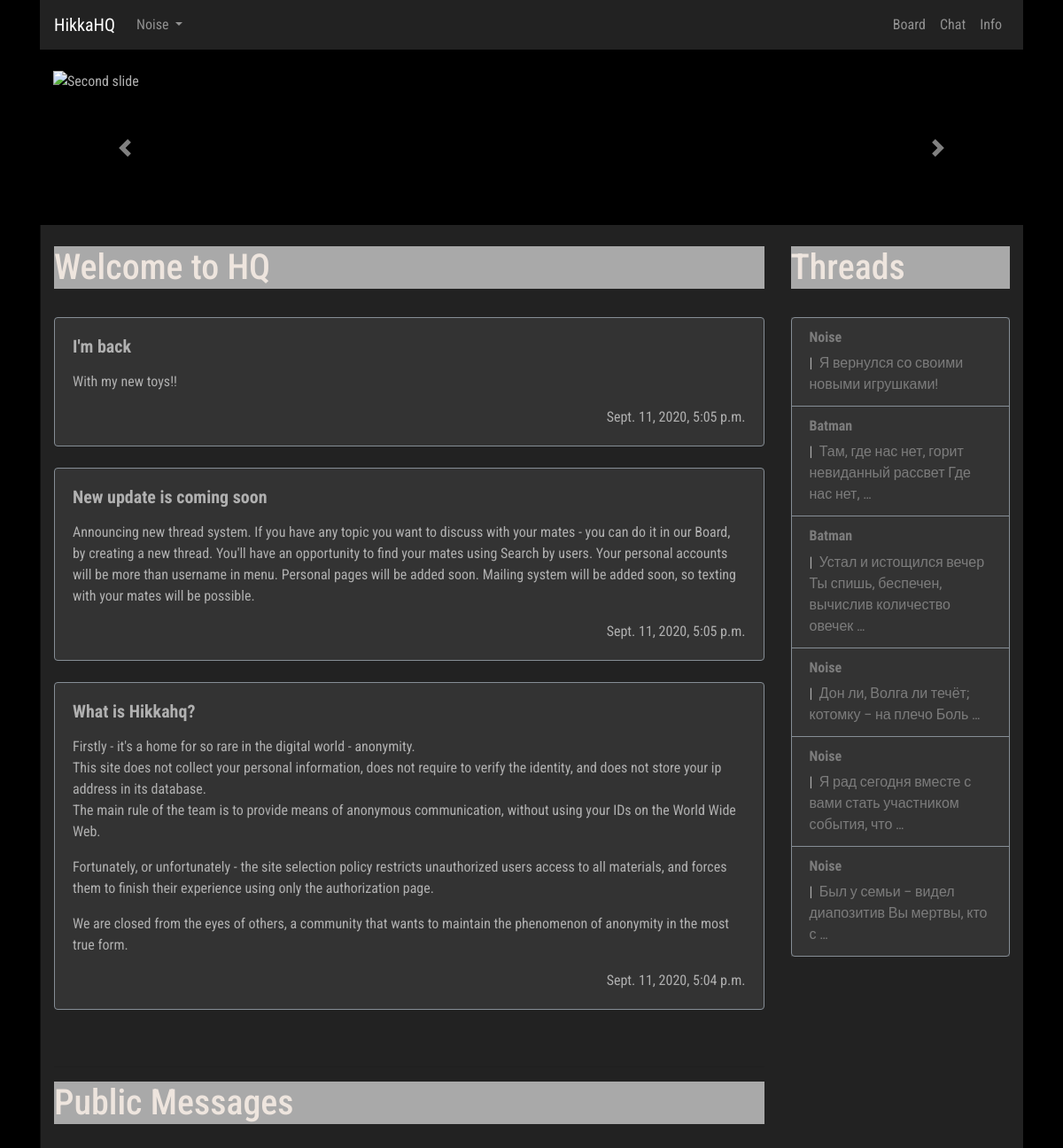
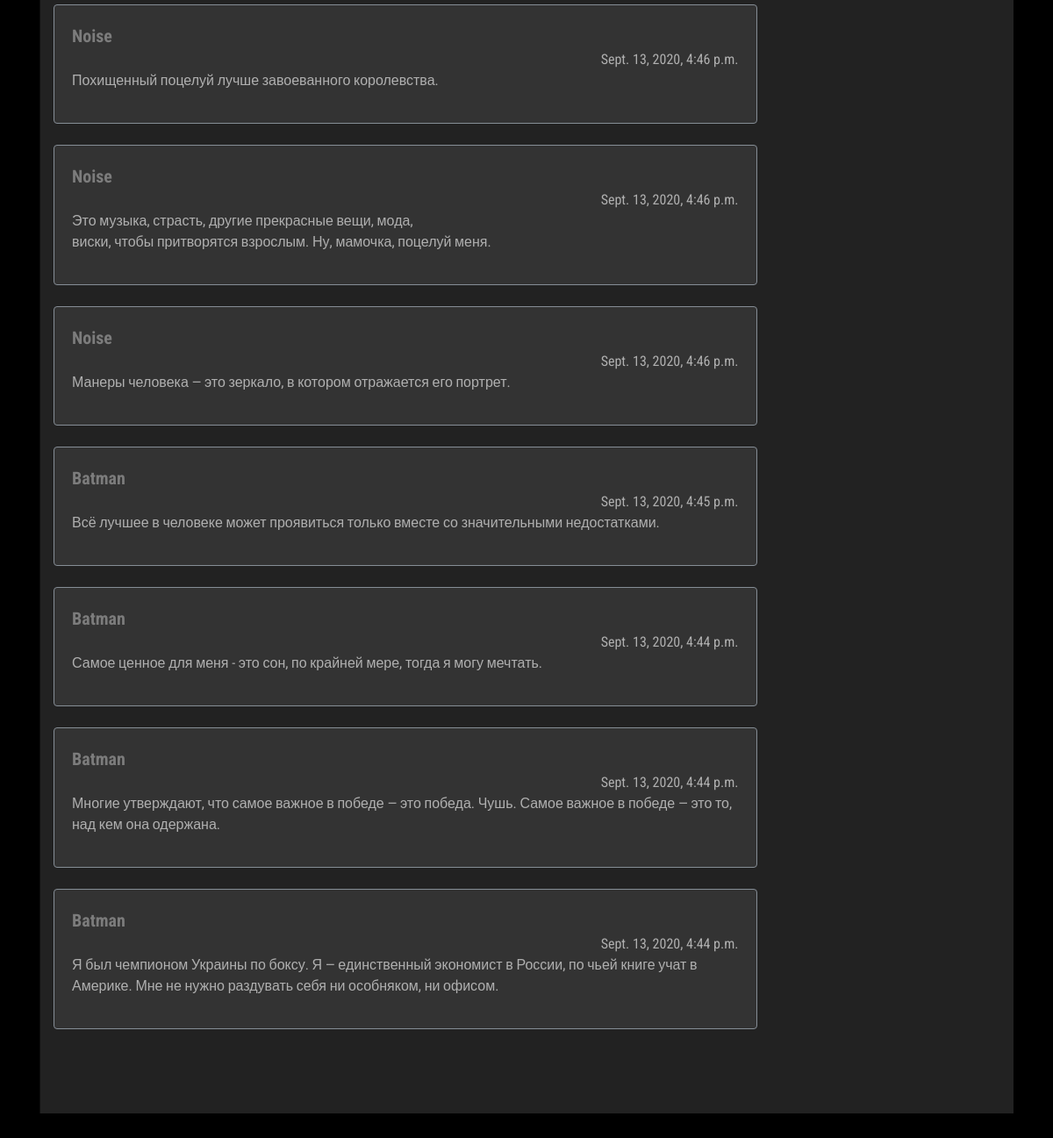
/manager/me/ (signed in), run on the app's committed database (2 pictures, top to bottom).
### manager/models.py (models this page shows, shortened)
class AdminPublicPost(models.Model):
    post_author = models.ForeignKey(User, on_delete=models.CASCADE)
    post_title = models.CharField('Post title', max_length=100)
    post_text = models.CharField('Post text', max_length=10000)
    post_date = models.DateTimeField('Post date', auto_now=True)

class UserPublicPost(models.Model):
    post_author = models.ForeignKey(User, on_delete=models.CASCADE)
    post_text = models.CharField('Post text', max_length=250)
    post_date = models.DateTimeField('Post date', auto_now=True)

### board/models.py (models this page shows, shortened)
class Thread(models.Model):
    def was_published_recently(self):
        now = timezone.now()
        return now - datetime.timedelta(days=1) <= self.pub_date <= now
    thread_title = models.CharField('Thread title', max_length=100)
    thread_text = models.TextField('Thread text', max_length=10000)
    pub_date = models.DateTimeField('Date published', auto_now=True)
    CATEGORY_CHOICES = [('Random', 'Random'), ('Broadcast', 'Broadcast'), ('Animation', 'Animation'), ('Artwork', 'Artwork'), ('Cinematics', 'Cinematics'), ('Videogames', 'Videogames')]
    category = models.CharField(max_length=100, choices=CATEGORY_CHOICES)
    thread_author = models.ForeignKey(User, on_delete=models.CASCADE)
    was_published_recently.admin_order_field = 'pub_date'
    was_published_recently.boolean = True
    was_published_recently.short_description = 'Published recently?'

### manager/views.py (the view)
# urls.py: path('me/', views.meview, name='me'),
@login_required
def meview(request):
    latest_threads = Thread.objects.order_by('-pub_date')[:10]
    latest_posts = UserPublicPost.objects.order_by('-post_date')[:10]
    admin_posts = AdminPublicPost.objects.order_by('-post_date')[:10]
    context = {
        'threads': latest_threads,
        'posts': latest_posts,
        'admins': admin_posts
    }
    return render(request, 'me.html', context)

### manager/templates/me.html (shortened to what this page needs)
{% extends 'hat.html' %}
{% block content %}
            <div class="row col-">
               <div class=" col-lg-9 col- content">
                  <br>
                  <div class="trds">
                     <main class="contentd" role="main">
                        <header>
                           <h1 data-text="Welcome to HQ">Welcome to <span class="hide-mobile"> HQ
                              </span>
                           </h1>
                        </header>
                     </main>
                  </div>
                  <br>
                  {% if admins %}
                  {% for admin in admins %}
                  <div class="card">
                     <div class="card-body">
                        <h4 class="card-title">
                           <p class="article"> {{ admin.post_title }} </p>
                        </h4>
                        {{ admin.post_text|linebreaks }}
                        <div class="d-flex flex-row-reverse">{{ admin.post_date }}</div>
                     </div>
                  </div>
                  <br />
                  {% endfor %}
                  {% else %}
                  No admin posts here
                  {% endif %}
                  <br>
                  <hr>
                  <div class="trds">
                     <main class="contentd" role="main">
                        <header>
                           <h1 data-text="Public Messages">Public Messages
                           </h1>
                        </header>
                     </main>
                  </div>
                  <br>
                  {% if posts %}
                  {% for post in posts %}
                  <div class="card">
                     <div class="card-body">
                              <a class="article" href="{% url 'Board:guest' post.post_author%}"> {{ post.post_author }}</a>
                        <div class="d-flex flex-row-reverse">{{ post.post_date }}</div>
                        {{ post.post_text|linebreaks }}
                     </div>
                  </div>
                  <br />
                  {% endfor %}
                  {% else %}
                  Public post list is empty or something went wrong
                  {% endif %}
                  <br>
                  <br> <br>
               </div>
               <div class=" col-lg-3 col- left-sidebar">
                  <br>
                  <div class="trds">
                     <main class="contentd" role="main">
                        <header>
                           <h1 data-text="Threads">Threads
                           </h1>
                        </header>
                     </main>
                  </div>
                  <br>
                  {% if threads %}
                  <ul class="list-group">
                     {% for thread in threads %}
                     <li class="list-group-item">
                        <h6> <a class="userlk" href="{% url 'Board:guest' thread.thread_author %}">
                        {{ thread.thread_author }}</a> </h6>
                        |&nbsp;<a href="{% url 'Board:thread' thread.id %}"> {{ thread.thread_text|truncatewords:10 }}  </a>
                     </li>
                     {% endfor %}
                  </ul>
                  {% else %}
                  no threads to show
                  {% endif %}
                  <br>
               </div>
            </div>
{% endblock %}

### board/templates/hat.html (shortened to what this page needs)
<!DOCTYPE html>
<html lang="en"><head>
	<link rel="stylesheet" href="https://stackpath.bootstrapcdn.com/bootstrap/4.3.1/css/bootstrap.min.css">
     {% load static %}
    <link rel="stylesheet" href=" {% static 'css/master.css' %} " type="text/css">
  </head>
  <body>
<div class="container">
   <nav class="navbar navbar-expand-lg navbar-dark" style="background-color: #222222;">
  <div class="collapse navbar-collapse" id="navbarTogglerDemo01">
    <a class="navbar-brand" href="{% url 'Manager:me' %}">HikkaHQ</a>
    <ul class="navbar-nav mr-auto mt-2 mt-lg-0">
       <li class="nav-item dropdown">
        <a class="nav-link dropdown-toggle" href="{% url 'Manager:me' %}" id="navbarDropdownMenuLink" data-toggle="dropdown" aria-haspopup="true" aria-expanded="false">
          {{ user.username }}       </a>
      </li>
    </ul>
     <ul class="navbar-nav  mt-2 mt-lg-0">
      <li class="nav-item">
        <a class="nav-link" href="{% url 'Board:board' %}">Board</a>
      </li>
      <li class="nav-item">
        <a class="nav-link" href="#">Chat</a>
      </li>
      <li class="nav-item">
        <a class="nav-link" href="{% url 'Paper:info' %}">Info</a>
      </li>
    </ul>
  </div>
</nav>
<div class="col-lg-12 head-block"><br>
<div id="carouselExampleControls" class="carousel slide" data-ride="carousel">
  <div class="carousel-inner">
    <div class="carousel-item active">
      <img class="d-block w-100" src="{% static 'imgs/go.png' %}" alt="Second slide" height="150px">
    </div>
  </div>
  <a class="carousel-control-prev" href="#carouselExampleControls" role="button" data-slide="prev">
    <span class="carousel-control-prev-icon" aria-hidden="true"></span>
  </a>
  <a class="carousel-control-next" href="#carouselExampleControls" role="button" data-slide="next">
    <span class="carousel-control-next-icon" aria-hidden="true"></span>
  </a>
<br>
</div>
{% block content %} {% endblock %}
<br>
    </div>
</div>
</body>
</html>

### static/css/master.css (style rules this page uses)
﻿.head-block,.top-menu,.top-material,.left-sidebar,.content { background:#222222; margin-bottom:5px; }
.head-block { height:40px; }
.content { border-left:1px solid #0f0f0f; }
.head-block { height:150px; background:right center no-repeat; }
.card { background: #333333; border-color: #868e96; }
.list-group, .list-group-item { background: #333333; border-color: #868e96; }
.userlk { font-weight: bold; }
.article { font-weight: bold; font-size: 20px; }
body { font-family: 'Roboto Condensed', sans-serif; font-size: initial; }
a { color: #7c7c7c; font-size: initial; }
body { background: #000; color: #b0b0b0; }
.contentd header h1 { position:relative;color:#eee5de }
.contentd header h1:after, .contentd header h1:before { position:absolute;top:0;overflow:hidden;clip:rect(0,100vw,0,0);content:attr(data-text);background: #a9a9a9 }
.contentd header h1:before { left:-1vmin;animation:noise 7s infinite steps(3,end) alternate-reverse;color:#71fcff;text-shadow:.4vmin 0 #00f,-.2vmin 1vmin red }
.contentd header h1:after { left:1vmin;animation:noise-alt 5s infinite steps(3,end) alternate-reverse;color:#ff9eed;text-shadow:-2vmin 0 #ff0,.1vmin -1vmin #00f }
.trds { background: #a9a9a9; }

### data on the page
AdminPublicPost: post_title "I'm back", post_text "With my new toys!!", post_date "Sept. 11, 2020, 5:05 p.m."
AdminPublicPost: post_title "New update is coming soon", post_text "Announcing new thread system. If you have any topic you want to discuss with your mates - you can do it in our Board, by creating a new thread. You'll have an opportunity to find your mates using Search by users. Your personal accounts will be more than username in menu. Personal pages will be added soon. Mailing system will be added soon, so texting with your mates will be possible.", post_date "Sept. 11, 2020, 5:05 p.m."
AdminPublicPost: post_title "What is Hikkahq?", post_text "Firstly - it's a home for so rare in the digital world - anonymity. This site does not collect your personal information, does not require to verify the identity, and does not store your ip address in its database. The main rule of the team is to provide means of anonymous communication, without using your IDs on the World Wide Web. Fortunately, or unfortunately - the site selection policy restricts unauthorized users access to all materials, and forces them to finish their experience using only the authorization page. We are closed from the eyes of others, a community that wants to maintain the phenomenon of anonymity in the most true form.", post_date "Sept. 11, 2020, 5:04 p.m."
UserPublicPost: post_author "Noise", post_date "Sept. 13, 2020, 4:46 p.m.", post_text "Похищенный поцелуй лучше завоеванного королевства."
UserPublicPost: post_author "Noise", post_date "Sept. 13, 2020, 4:46 p.m.", post_text "Это музыка, страсть, другие прекрасные вещи, мода, виски, чтобы притворятся взрослым. Ну, мамочка, поцелуй меня."
UserPublicPost: post_author "Noise", post_date "Sept. 13, 2020, 4:46 p.m.", post_text "Манеры человека — это зеркало, в котором отражается его портрет."
UserPublicPost: post_author "Batman", post_date "Sept. 13, 2020, 4:45 p.m.", post_text "Всё лучшее в человеке может проявиться только вместе со значительными недостатками."
UserPublicPost: post_author "Batman", post_date "Sept. 13, 2020, 4:44 p.m.", post_text "Самое ценное для меня - это сон, по крайней мере, тогда я могу мечтать."
UserPublicPost: post_author "Batman", post_date "Sept. 13, 2020, 4:44 p.m.", post_text "Многие утверждают, что самое важное в победе — это победа. Чушь. Самое важное в победе — это то, над кем она одержана."
UserPublicPost: post_author "Batman", post_date "Sept. 13, 2020, 4:44 p.m.", post_text "Я был чемпионом Украины по боксу. Я — единственный экономист в России, по чьей книге учат в Америке. Мне не нужно раздувать себя ни особняком, ни офисом."
Thread: thread_author "Noise", thread_text "Я вернулся со своими новыми игрушками!"
Thread: thread_author "Batman", thread_text "Там, где нас нет, горит невиданный рассвет Где нас нет, …"
Thread: thread_author "Batman", thread_text "Устал и истощился вечер Ты спишь, беспечен, вычислив количество овечек …"
Thread: thread_author "Noise", thread_text "Дон ли, Волга ли течёт; котомку – на плечо Боль …"
Thread: thread_author "Noise", thread_text "Я рад сегодня вместе с вами стать участником события, что …"
Thread: thread_author "Noise", thread_text "Был у семьи – видел диапозитив Вы мертвы, кто с …"

### other printed values
{{ user.username }} "Noise"
